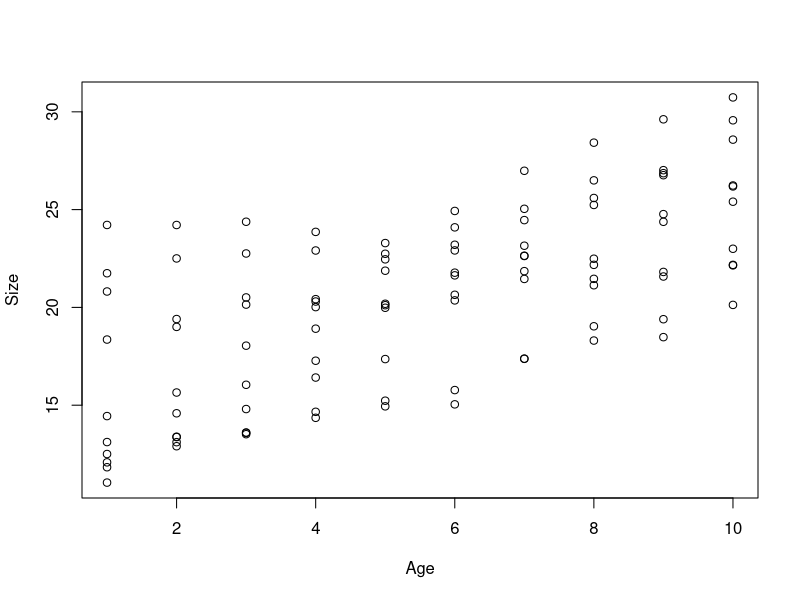
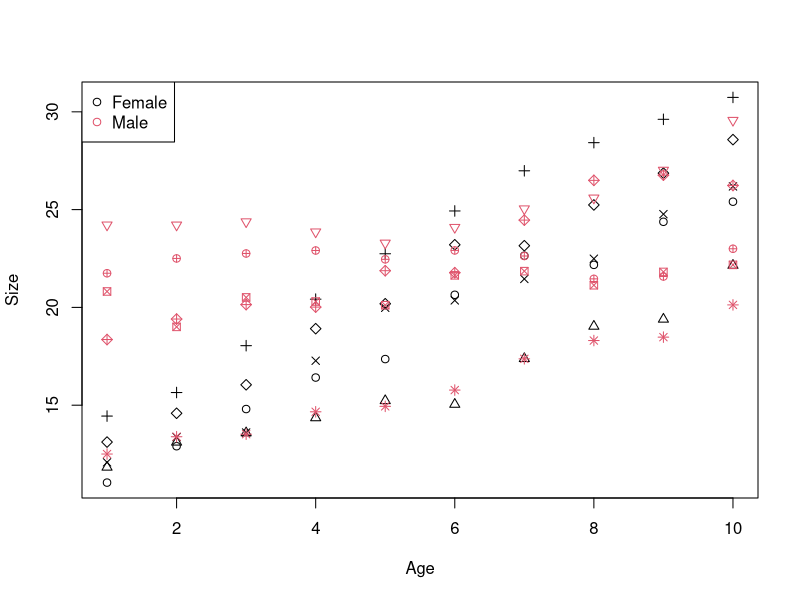

Write the R code that produced these figures, in order. (Note: this script raises an error after producing the figures.)

#  NRES 710, Nested Designs (cont.)
#     University of Nevada, Reno
#     Split-plot designs

# Load the data
datum <- read.csv("lecture_19_dataset1.csv")

# Examine it
head(datum, 10)

# Linear-mixed effects model w/ random effect of field
library(nlme)
results <- lme(Biomass ~ Bison + Fertilizer + Water, data = datum, random = ~1|Field)
summary(results)
# 72 observations with 6 groups (fields)... does not account for pseudoreplication properly, we need better nesting

### Split-plot Design
# Linear-mixed effects model w/ random, nested effects
results2 <- lme(Biomass ~ Bison + Fertilizer + Water, data = datum, random = ~1|Field/Bison/Fertilizer)
summary(results2)
# The random effects are nested with field > bison > fertilizer. Water is not included, because it is our 'ultimate sample' and therefore is the residual error. We only have one sample for each water plot, so we can't disentangle error due to water measurements being different from residual error.

# Linear-mixed effects model w/ random, nested effects
results3 <- lme(Biomass ~ Bison + Fertilizer + Water, data = datum, random = ~1|Field/Bison/Fertilizer/Water)
summary(results3)
# Water is included when it was not needed to be included.

# Help file for lme()
help(lme)
# Notice the optimMethod -- an alternative optimization methods that allows you to change how it recognizes the correct degrees of freedom.

### Nested ANCOVA Design
# Read the data
datum <- read.csv("lecture_19_dataset2.csv")

# Examine
head(datum, 15)

# Plot it
plot(Size ~ Age, data = datum)
# You can almost see that there are ten individuals here....

# Plot with points colored by sex and shaped by individual... a bit messy, but:
plot(Size ~ Age, data = datum, pch = as.numeric(datum$Individual), col = as.numeric(datum$Male) + 1)
legend("topleft", legend = c("Female", "Male"), pch = c(21, 21), col = c(1, 2))

# LME with Age and Sex fixed effects and random effect of individual (repeated measures!)
library(nlme)
results <- lme(Size ~ Age + Male, data = datum, random = ~1|Individual)
summary(results)

# LME with Age, Sex, and Age*Sex fixed effects and random effect of individual (repeated measures!)
library(nlme)
results2 <- lme(Size ~ Age + Male + Age:Male, data = datum, random = ~1|Individual)
summary(results2)

################### 'Truth' #################### 
### Lecture 19: code to simulate data for class

### Dataset 1
# Simulate split-plot design data w/ three fixed effects: bison, fertilizer, water split across 6 fields
set.seed(123)

# Fields
n_fields <- 6
n_bison <- 2
n_fertilizer <- 2
n_water <- 3
Field <- sort(rep(rep(1:n_fields, n_bison*n_fertilizer*n_water)))

# Bison
Bison <- rep(sort(rep(c(0, 1), n_fertilizer*n_water)), n_fields)

# Fertilizer
Fertilizer <- rep(sort(rep(c(0, 1), n_water)), n_fields)

# Water
Water <- rep(c("Low", "Medium", "High"), n_fields * n_bison * n_fertilizer)
Water <- factor(Water, levels = c("Low", "Medium", "High"))
dummy <- data.frame(model.matrix(~ Water - 1))

# Field error
FieldError <- rep(rnorm(n_fields, 0, 1), each = n_bison * n_fertilizer * n_water)

# Bison error
BisonError <- rep(rnorm(n_bison * n_fields, 0, 2), each = n_fertilizer * n_water)

# Fertilizer error
FertilizerError <- rep(rnorm(n_fertilizer * n_bison * n_fields, 0, 2), each = n_water)

# Residual error
Error <- rnorm(length(Field), 0, 1)

# Response variable -- biomass
Biomass <- 20 + 10*Bison + 10*Fertilizer + 10*dummy$WaterMedium + 10*dummy$WaterHigh + FieldError + BisonError + FertilizerError + Error

# Save the data
datum <- data.frame(Field = Field, Bison = Bison, Fertilizer = Fertilizer, Water = Water, WaterMed = dummy$WaterMedium, WaterHigh = dummy$WaterHigh, FieldError = FieldError, BisonError = BisonError, FertError = FertilizerError, Error = Error, Biomass = Biomass)

# Save the data
write.csv(datum, "lecture_19_dataset1.csv", row.names = FALSE)


### Dataset 2
# Body size as a function of age and sex in multiple individuals
# Set the seed for reproducibility
set.seed(123)

# Individuals
n_individuals <- 10
n_samples <- 10
Individual <- sort(rep(1:n_individuals, n_samples))

# Sex
Male <- c(rep(rep(0, n_samples), n_individuals/2), rep(rep(1, n_samples), n_individuals/2))

# Age
Age <- rep(seq(1, n_samples, 1), n_individuals)

# Error due to individual
IndError <- rep(rnorm(n_individuals, 0, 3), each = n_samples)

# Error within individual (residual error)
# Simulate autocorrelated error - each value using the mean of the previous value
Error <- matrix(NA, length(Age), 1)
Error[1,1] <- rnorm(1, mean = 0, sd = 1)
for (i in 2:length(Age)){
  Error[i,1] <- rnorm(1, mean = Error[i-1, 1], sd = 1)
}

# Response variable - Size
Size <- 10 + 1.5*Age + 5*Male + -1*Male*Age + IndError + Error

# Save the data
datum <- data.frame(Individual = Individual, Age = Age, Male = Male, IndError = IndError, Error = Error, Size = Size)

# Save the data
write.csv(datum, "lecture_19_dataset2.csv", row.names = FALSE)
